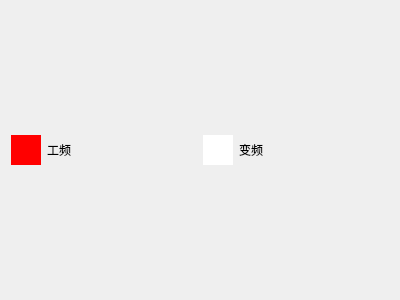
<?xml version="1.0" encoding="UTF-8"?>
<ui version="4.0">
 <class>QSelectControl</class>
 <widget class="QWidget" name="QSelectControl">
  <property name="geometry">
   <rect>
    <x>0</x>
    <y>0</y>
    <width>400</width>
    <height>300</height>
   </rect>
  </property>
  <property name="windowTitle">
   <string>QSelectControl</string>
  </property>
  <property name="styleSheet">
   <string notr="true">#radLeft::indicator {
    width: 30px;
    height: 30px; 
}

#radRight::indicator{
	width: 30px;
	height: 30px;
} 

#radLeft::indicator::unchecked{
	background: white;
}

#radLeft::indicator::checked{
	background:red;
}

#radRight::indicator::unchecked{
	background: white;
}

#radRight::indicator::checked{
	background:yellow
}
</string>
  </property>
  <layout class="QGridLayout" name="gridLayout">
   <item row="0" column="0">
    <layout class="QHBoxLayout" name="horizontalLayout">
     <item>
      <widget class="QRadioButton" name="radLeft">
       <property name="text">
        <string>工频</string>
       </property>
       <property name="checked">
        <bool>true</bool>
       </property>
      </widget>
     </item>
     <item>
      <widget class="QRadioButton" name="radRight">
       <property name="text">
        <string>变频</string>
       </property>
      </widget>
     </item>
    </layout>
   </item>
  </layout>
 </widget>
 <layoutdefault spacing="6" margin="11"/>
 <resources/>
 <connections/>
</ui>
